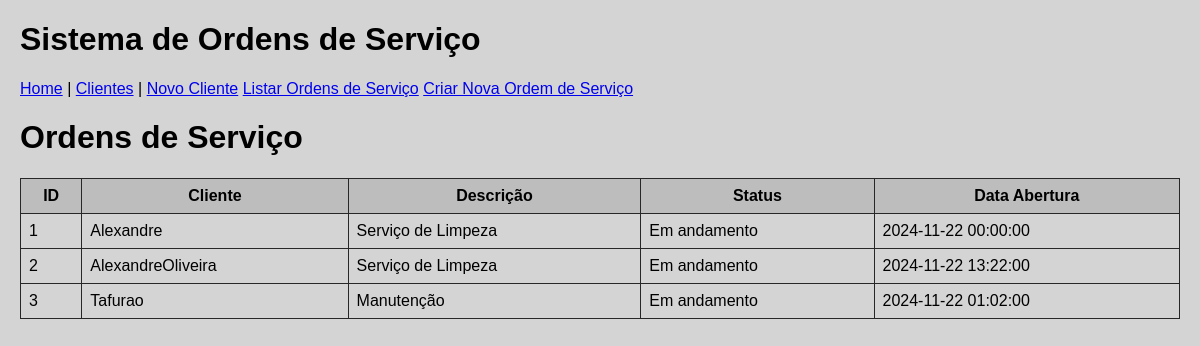
/ordens_de_servico, run on the app's committed database.
### models.py (models this page shows)
class OrdemServico(Base):
    __tablename__ = "ordens_servico"
    id = Column(Integer, primary_key=True, index=True)
    cliente_id = Column(Integer, ForeignKey("clientes.id"))  # Relacionando com a tabela de clientes
    descricao = Column(String, nullable=False)
    data_abertura = Column(DateTime, default=datetime.utcnow)
    data_conclusao = Column(DateTime, nullable=True)
    status = Column(String, default="Em andamento")  # Status inicial
    cliente = relationship("Cliente", back_populates="ordens_servico")

class Cliente(Base):
    __tablename__ = "clientes"
    id = Column(Integer, primary_key=True, index=True)
    nome = Column(String, index=True)
    email = Column(String, unique=True, index=True)
    telefone = Column(String)
    ordens_servico = relationship("OrdemServico", back_populates="cliente")

### app.py (the view)
@app.get("/ordens_de_servico", response_class=HTMLResponse)
def listar_ordens_de_servico(request: Request, db: Session = Depends(get_db)):
    ordens = db.query(OrdemServico).all()
    return templates.TemplateResponse("ordens_de_servico.html", {"request": request, "ordens": ordens})

### templates/ordens_de_servico.html
{% extends "base.html" %}
{% block content %}
    <h1>Ordens de Serviço</h1>
    <table>
        <thead>
            <tr>
                <th>ID</th>
                <th>Cliente</th>
                <th>Descrição</th>
                <th>Status</th>
                <th>Data Abertura</th>
            </tr>
        </thead>
        <tbody>
            {% for ordem in ordens %}
            <tr>
                <td>{{ ordem.id }}</td>
                <td>{{ ordem.cliente.nome }}</td>
                <td>{{ ordem.descricao }}</td>
                <td>{{ ordem.status }}</td>
                <td>{{ ordem.data_abertura }}</td>
            </tr>
            {% endfor %}
        </tbody>
    </table>
{% endblock %}

### static/style.css (style rules this page uses)
body { font-family: Arial, sans-serif; margin: 20px; background: #d4d4d4; }
table { width: 100%; border-collapse: collapse; }
th, td { border: 1px solid #272727; padding: 8px; }
th { background-color: #bdbdbd; }

### data on the page
OrdemServico: id "1", cliente.nome "Alexandre", descricao "Serviço de Limpeza", status "Em andamento", data_abertura "2024-11-22 00:00:00"
OrdemServico: id "2", cliente.nome "AlexandreOliveira", descricao "Serviço de Limpeza", status "Em andamento", data_abertura "2024-11-22 13:22:00"
OrdemServico: id "3", cliente.nome "Tafurao", descricao "Manutenção", status "Em andamento", data_abertura "2024-11-22 01:02:00"
